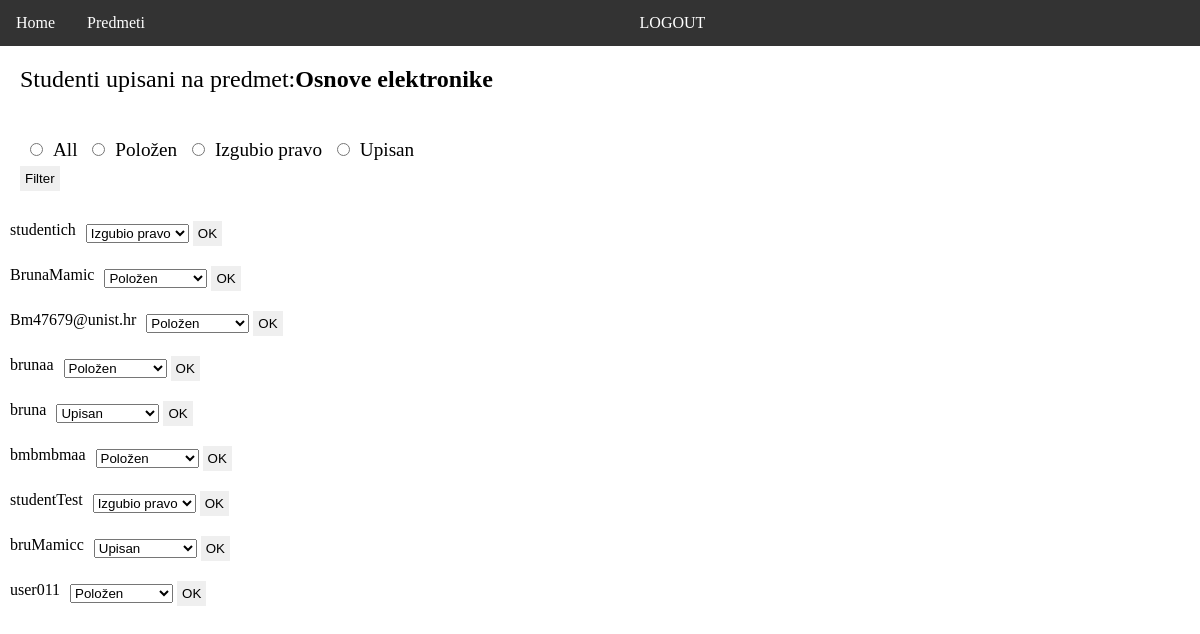
The app's page /list_subjects/8/list_of_students_per_subject/ (signed in) with its own data.
### seminar/models.py (models this page shows, shortened)
class Predmeti(models.Model):
    naziv = models.CharField(max_length=255)
    nositelj = models.ForeignKey(User, on_delete=models.CASCADE, related_name='profesor', limit_choices_to={'uloga__naziv': 'PROF'})
    kod = models.CharField(max_length=50)
    program = models.TextField()
    ects = models.IntegerField()
    sem_red = models.CharField(max_length=10)
    sem_izv = models.CharField(max_length=10)
    izborni = models.CharField(max_length=2, choices=(('da', 'Da'), ('ne', 'Ne')))

class User(AbstractUser):
    uloga = models.ForeignKey(Uloge, on_delete=models.CASCADE, null=True)
    status = models.CharField(max_length=10, choices=(('none', 'None'),('redovni', 'Redovni'), ('izvanredni', 'Izvanredni')))
    REQUIRED_FIELDS = ['email', 'first_name', 'last_name']
    def __str__(self):
        return self.username

### seminar/views.py (the view, shortened to what this page needs)
# urls.py: path('list_subjects/<int:id>/list_of_students_per_subject/', views.list_students_per_subjects, name='enroled_students'),
@admin_or_professor_required
def list_students_per_subjects(request, id):
    subject = Predmeti.objects.get(pk=id)
    enrollments = Upisi.objects.filter(predmet=subject).select_related('student')
    status = request.GET.get('status', 'all')
    if status != 'all':
        enrollments = enrollments.filter(status=status)
    students = [{'student': enrollment.student, 'status': enrollment.status} for enrollment in enrollments]
    return render(request, 'list_of_students_per_subject.html', {'subject': subject, 'students': students, 'status': status})

### seminar/templates/list_of_students_per_subject.html (shortened to what this page needs)
{% extends 'base.html' %}
{% block content%}
<div class="title">Studenti upisani na predmet:<b>{{ subject.naziv }}</b></div>
<div class="filters">
    <form>
        <input type="radio" class="filterBtns" name="status" value="all" {% if selected_status == 'all' %}checked{% endif %}>All
        <input type="radio" class="filterBtns" name="status" value="polozen" {% if selected_status == 'polozen' %}checked{% endif %}>Položen
        <input type="radio" class="filterBtns" name="status" value="pad" {% if selected_status == 'pad' %}checked{% endif %}>Izgubio pravo
        <input type="radio" class="filterBtns" name="status" value="upisan" {% if selected_status == 'upisan' %}checked{% endif %}>Upisan
        <br>
        <button type="submit" class="btn">Filter</button>
      </form>
</div>
<div>
    <div >
    {% for student in students %}
    <div class="statusStudent">
        <div style="margin-right: 10px;">{{ student.student }}</div>
        <form method="POST">
            <select name="new_status">
                <option value="polozen" {% if student.status == 'polozen' %}selected{% endif %}>Položen</option>
                <option value="pad" {% if student.status == 'pad' %}selected{% endif %}>Izgubio pravo</option>
                <option value="upisan" {% if student.status == 'upisan' %}selected{% endif %}>Upisan</option>
            </select>
            <button type="submit" class="btn">OK</button>
        </form>
    </div>
    {% empty %}
    </div>
    <div>Nema upisanih studentata!!</div>
    {% endfor %}
</div>
{% endblock %}

### static/css/style.css (style rules this page uses)
*, body { margin: 0; }
.btn { padding: 5px; border: none; }
.title { font-size: 1.5rem; padding: 20px; }
.filters { padding: 20px; font-size: 1.2rem; }
.filterBtns { margin: 10px; }
.statusStudent { display: flex; flex-direction: row; padding: 10px; }

### records on screen
Predmeti: naziv "Osnove elektronike"
User: student "studentich"
User: student "BrunaMamic"
User: student "Bm47679@unist.hr"
User: student "brunaa"
User: student "bruna"
User: student "bmbmbmaa"
User: student "studentTest"
User: student "bruMamicc"
User: student "user011"
